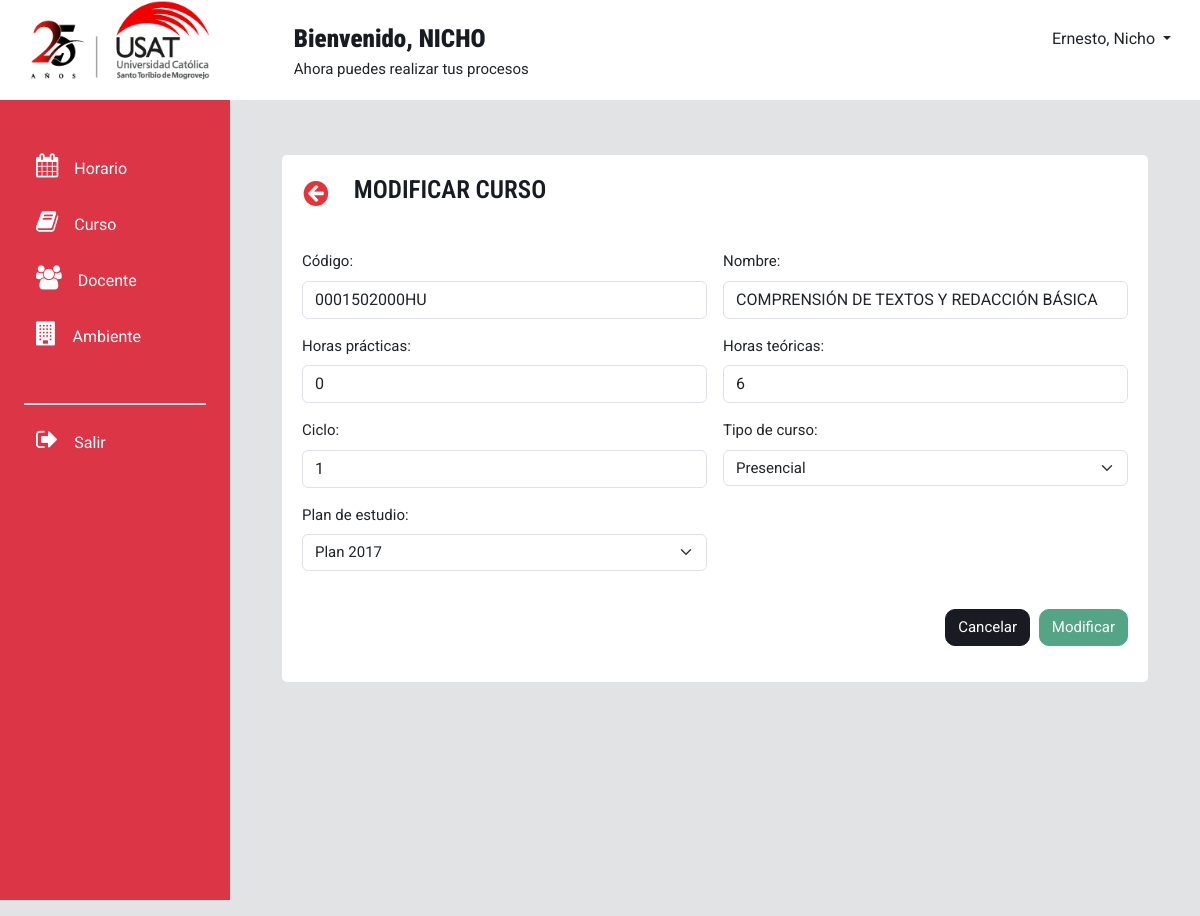
Page /modificarCurso/1/ on the committed database.
### modulo_curso/models.py (models this page shows, shortened)
class curso(models.Model):
    codigo_curso = models.CharField(max_length=20,unique=True)
    nombre_curso = models.CharField(max_length=100)
    horas_totales = models.SmallIntegerField(default=1)
    horas_practicas = models.SmallIntegerField(default=1)
    horas_teoricas = models.SmallIntegerField(default=1)
    ciclo_curso = models.SmallIntegerField(default=1)
    amb = models.SmallIntegerField(default=1)
    FKtipocurso = models.ForeignKey(tipo_curso, on_delete=models.CASCADE)
    FKplan_estudio = models.ForeignKey(plan_estudio, on_delete=models.CASCADE, default=None)
    class Meta:
        verbose_name_plural="Curso"

class tipo_curso(models.Model):
    tipo_curso = models.CharField(max_length=100, default='Curso presencial')
    descripcion_curso = models.CharField(max_length=50)
    def __str__(self):
        return self.tipo_curso
    class Meta:
        verbose_name_plural="Tipo de curso"

class plan_estudio(models.Model):
    plan_nombre = models.CharField(max_length=60, default='plan 2024')
    plan_descripcion = models.CharField(max_length=60)
    plan_fechacreacion =models.DateField()
    fk_escuela = models.ForeignKey(escuela, on_delete=models.CASCADE, default=None)
    plan_estado = models.BooleanField(default=True)
    def __str__(self):
        return self.plan_nombre
    class Meta:
        verbose_name_plural="Plan de estudio"

### modulo_curso/views.py (the view, shortened to what this page needs)
# urls.py: path('modificarCurso/<int:curso_id>/', views.modificar_curso, name='modificar_curso'),
def modificar_curso(request,curso_id):
    df = curso.objects.get(id=curso_id)
    datosenviar=[]
    datosenviar.append((df.codigo_curso, df.nombre_curso, df.horas_practicas, df.horas_teoricas, df.FKplan_estudio, df.FKtipocurso, df.ciclo_curso))
    ambs=obtenertipcursos()
    tps= obtenerplanes()
    return render(request, 'modificarCurso.html', {'docente': datosenviar,'ambs':ambs,'tpas':tps})

### modulo_curso/views.py (called while the page is built)
def obtenerplanes():
    pl = plan_estudio.objects.all()
    listado=[]
    for gh in pl:
        listado.append((gh.plan_nombre,gh.id))
    return listado

def obtenertipcursos():
    pl = tipo_curso.objects.all()
    listado=[]
    for gh in pl:
        listado.append((gh.tipo_curso, gh.id))
    return listado

### modulo_curso/templates/modificarCurso.html (shortened to what this page needs)
<!DOCTYPE html>
<html lang="en">
<head>
    <link rel="stylesheet" href="https://cdnjs.cloudflare.com/ajax/libs/bootstrap/5.3.3/css/bootstrap.min.css"
 />
    <link rel="stylesheet" href="https://maxcdn.bootstrapcdn.com/font-awesome/4.7.0/css/font-awesome.min.css">
  </head>
  <body style="background-color: #E2E3E5;">
    <div class="container-fluid p-0 m-auto">
      <div class="caja" style="height: 100px; background-color: white;">
        <div class="row">
          <div class="col1" style="margin-left: 30px;">
            <a class="navbar-brand" href="/inicio">
              <img style="width: 180px; height: 80px;"
                src="/static/iconos/logo_usat25.png" alt="Logo usat">
            </a>
          </div>
          <div class="col2" style="padding: 20px; text-align: left; margin-left: 60px;">
            <h7> <strong> Bienvenido, NICHO </strong> <br> </h7>
            <p>Ahora puedes realizar tus procesos</p>
          </div>
          <div class="col3" style="padding: 20px; text-align: right;">
            <button class="btn dropdown-toggle" type="button" data-bs-toggle="dropdown" aria-expanded="false">
              Ernesto, Nicho
            </button>
          </div>
        </div>
      </div>
      <div class="container-fluid overflow-hidden">
        <div class="row vh-100 overflow-auto">
          <div id="sidebar" class="collapse collapse-horizontal show col-12 col-sm-3 col-xl-2 px-sm-2 px-0 bg-danger" style="width: 230px;">
            <div id="sidebar-nav" class="flex-sm-column flex-row flex-grow-1 align-items-center align-items-sm-start px-3 pt-2 text-white sticky-top">
              <ul class="nav nav-pills flex-sm-column flex-row flex-nowrap flex-shrink-1 flex-sm-grow-0 flex-grow-1 mb-sm-auto mb-0 justify-content-center align-items-center align-items-sm-start" id="menu">
                <div class="mt-3">
                  <br>
                  <a class="btn shadow-none border-0 text-white" data-bs-toggle="collapse" href="#menuHorario" role="button" aria-expanded="false" aria-controls="menuHorario">
                    <i class="fs-4 my-0 py-0 fa fa-calendar me-2"></i><span class="my-auto ms-2 d-none d-sm-inline text-white">Horario</span>
                  </a>
                </div>
                <div class="mt-3">
                  <a class="btn shadow-none border-0 text-white" data-bs-toggle="collapse" href="#menuCurso" role="button" aria-expanded="false" aria-controls="menuCurso">
                    <i class="fs-4 my-0 py-0 fa fa-book me-2"></i><span class="my-auto ms-2 d-none d-sm-inline text-white">Curso</span>
                  </a>
                </div>
                <div class="mt-3">
                  <a class="btn shadow-none border-0 text-white" data-bs-toggle="collapse" href="#menuDocente" role="button" aria-expanded="false" aria-controls="menuDocente">
                    <i class="fs-4 my-0 py-0 fa fa-users me-2"></i><span class="my-auto ms-2 d-none d-sm-inline text-white">Docente</span>
                  </a>
                </div>
                <div class="mt-3">
                  <a class="btn shadow-none border-0 text-white" data-bs-toggle="collapse" href="#menuAmbiente" role="button" aria-expanded="false" aria-controls="menuAmbiente">
                    <i class="fs-4 my-0 py-0 fa fa-building me-2"></i><span class="my-auto ms-2 d-none d-sm-inline text-white">Ambiente</span>
                  </a>
                </div>
                <hr class="solid w-100 d-flex h-100 border border-1 bg-white dropdown-divider mt-5" color="white">
                <div class="mt-3 mb-3">
                  <a class="btn shadow-none border-0 pb-3 text-white" href="#" role="button">
                    <i class="fs-4 my-0 py-0 fa fa-sign-out me-2"></i><span class="my-auto ms-2 d-none d-sm-inline text-white">Salir</span>
                  </a>
                </div>
              </ul>
            </div>
          </div>
          <div class="col d-flex flex-column h-sm-100">
            <main class="row overflow-auto">
              <div class="container-fluid col">
                <div class="px-lg-2 mx-lg-2 py-0 my-0">
                  <div class="container-fluid m-0 p-0">
                    <div class="row align-items-center mx-0 px-0" style="overflow-x: hidden; margin-top: 35px;">
                      <div class="container justify-content-center">
                        <div class="container">
                          <div id="contenedorSub" style=" padding: 20px; background-color: white; margin-top: 20px; height: auto; border-radius: 5px; ">
                            <div class="box-tittle">
                                <button type="button" class="regresarBtn">
                                  <a href="{% url 'gestionarCurso' %}"><img id="closeicon" src="/static/iconos/regresar.PNG" width="32px" height="27px"></a>
                                </button>
                                <h3 id="titulo" style="margin-left: 20px; display: inline;">MODIFICAR CURSO</h3>
                            </div>
                          <br>
                          <br>
                          <form class="row g-3" method="post" autocomplete="off" onsubmit="calcularSuma(event)">
                            <div class="col-md-6">
                                <label for="codigo" class="form-label">Código:</label>
                                <input type="text" class="form-control" id="codigo" name="codigo"  style="text-transform:uppercase;" value="{{docente.0.0}}""  onkeyup="javascript:this.value=this.value.toUpperCase();" required>
                            </div>
                              <div class="col-md-6">
                                  <label for="nombre" class="form-label">Nombre:</label>
                                  <input type="text" class="form-control" id="nombre" name="nombre"  style="text-transform:uppercase;" value="{{docente.0.1}}"  onkeyup="javascript:this.value=this.value.toUpperCase();" required>
                              </div>
                              <div class="col-md-6">
                                  <label for="hpracticas" class="form-label">Horas prácticas:</label>
                                  <input type="number" class="form-control" id="hpracticas" name="hpracticas" value="{{docente.0.2}}">
                              </div>
                              <div class="col-md-6">
                                <label for="hteoricas" class="form-label">Horas teóricas:</label>
                                <input type="number" class="form-control" id="hteoricas" name="hteoricas" value="{{docente.0.3}}">
                            </div>
                            <div class="col-md-6">
                              <label for="ciclo" class="form-label">Ciclo:</label>
                              <input type="number" class="form-control" id="ciclo" name="ciclo" value="{{docente.0.6}}" required>
                            </div>
                              <div class="col-md-6">
                                  <label for="tcur" class="form-label">Tipo de curso:</label>
                                  <select class="form-select" id="tcur" name="tcur" style="font-size: 15px;"  required>
                                      {% for am in ambs %}
                                      <option value="{{ am.0 }}">{{ am.0 }}
                                      </option>
                                      {% endfor %}
                                    </select>
                              </div>
                              <div class="col-md-6">
                                  <label for="plan" class="form-label">Plan de estudio:</label>
                                  <select class="form-select" id="plan" name="plan" style="font-size: 15px;"  required>
                                    {% for ta in tpas %}
                                    <option value="{{ ta.0 }}">{{ ta.0 }}
                                    </option>
                                    {% endfor %}
                                  </select>
                              </div>
                              <div class="col-12" style="text-align: right;">
                                <br>
                                <button class="btnCancel" style="margin-right: 5px;" onclick="window.location.href='{% url 'gestionarCurso' %}'">Cancelar</button>
                                <button type="submit" class="btnVer">Modificar</button>
                              </div>
                          </form>
                        </div>
                        </div>
                      </div>
                    </div>
              </div>
            </main>
          </div>
        </div>
      </div>
    </div>
</html>

### modulo_curso/templates/modificarCurso.html (style rules this page uses)
body { font-family: "Roboto", sans-serif; background-color: #e8ebf1; font-size: 15px; overflow-y: hidden; overflow-x: hidden; }
h1, h2, h3, h4, h5, h6, h7 { font-family: "Roboto Condensed", sans-serif; color: #181B22; font-size: 25px; font-weight: 600; }
.caja { padding: 0px; width: 100%; margin: 0px; }
.row { margin-bottom: 1rem; }
.col1, .col3 { width: 16%; }
.col2 { width: 60%; }
.btnVer { background-color: #54A585; border: 1px solid transparent; border-color: #54A585; border-radius: 10px; color: #fff; padding: 0.375rem 0.75rem; font-size: 15px; text-align: center; }
a { text-decoration: none; }
.regresarBtn { background-color: white; border: None; margin: -8px; display: inline; }
.btnCancel { background-color: #181B22; border: 1px solid transparent; border-color: #181B22; border-radius: 10px; color: #fff; padding: 0.375rem 0.75rem; font-size: 15px; text-align: center; }

### rows in the picture
curso: codigo "0001502000HU", nombre "COMPRENSIÓN DE TEXTOS Y REDACCIÓN BÁSICA"
tipo_curso: tcur "Presencial"
plan_estudio: plan "Plan 2017"
